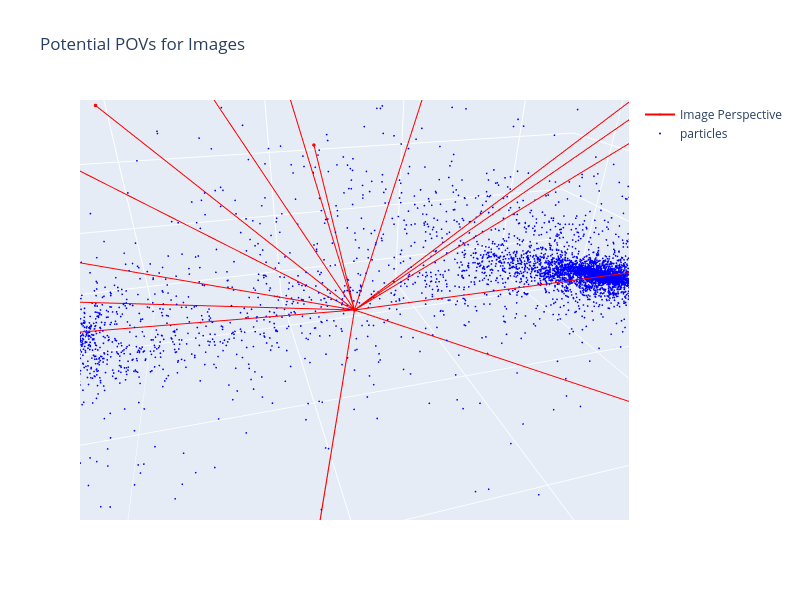

The notebook cell this image was saved under:
### Code cell
def rotate_vector(angle_degrees, axis = 'x', vector = np.array([0, 0, -1]) ):
    # Convert angle to radians
    
    if angle_degrees < 0: angle_degrees += 360
    angle_radians = np.radians(angle_degrees)
    
    # Define the rotation matrix based on the axis
    if axis == 'x':
        rotation_matrix = np.array([[1, 0, 0],
                                    [0, np.cos(angle_radians), -np.sin(angle_radians)],
                                    [0, np.sin(angle_radians), np.cos(angle_radians)]])
    elif axis == 'y':
        rotation_matrix = np.array([[np.cos(angle_radians), 0, np.sin(angle_radians)],
                                    [0, 1, 0],
                                    [-np.sin(angle_radians), 0, np.cos(angle_radians)]])
    elif axis == 'z':
        rotation_matrix = np.array([[np.cos(angle_radians), -np.sin(angle_radians), 0],
                                    [np.sin(angle_radians), np.cos(angle_radians), 0],
                                    [0, 0, 1]])
    else:
        raise ValueError("Axis must be 'x', 'y', or 'z'")

    # Rotate the vector using the rotation matrix
    rotated_vector = np.dot(rotation_matrix, vector)
    
    return rotated_vector

import numpy as np

def fibonacci_sphere(n_points):
    """
    Return ~evenly spaced unit vectors on the sphere using a Fibonacci lattice.
    """
    pts = []
    golden_angle = np.pi * (3.0 - np.sqrt(5.0))  # ~2.399963

    for i in range(n_points):
        z = 1.0 - 2.0 * (i + 0.5) / n_points  # uniform in z in [-1, 1]
        r = np.sqrt(1.0 - z*z)
        phi = i * golden_angle

        x = r * np.cos(phi)
        y = r * np.sin(phi)
        pts.append(np.array([x, y, z]))

    return np.array(pts)

    
if buildEnv and True:
    import plotly.graph_objects as go
    fig = go.Figure()
    
    vname = False
                
    vecs = fibonacci_sphere(32)  # pick however many views you want
    vecs = vecs[:16]
    scale = 50
    
    for v in vecs:
        
        v = scale*v

        # if dx == 90 or dy == 90: continue

        # First rotate around x, then around y (or swap order if you prefer)
        # v = rotate_vector(dx,  axis='x', vector=base)
        # v = rotate_vector(dy, axis='y', vector=v)
        
        if not vname:
            fig.add_trace(go.Scatter3d(
                x=[0, v[0]], y=[0, v[1]], z=[0, v[2]],
                marker=dict(size=2),
                # showlegend=False,
                name = 'Image Perspective',
                line=dict(color='red', width=2),
            ))
            vname = True
        else:
            fig.add_trace(go.Scatter3d(
                x=[0, v[0]], y=[0, v[1]], z=[0, v[2]],
                marker=dict(size=2),
                showlegend=False,
                line=dict(color='red', width=2),
            ))

    # Set plot layout
    l = 50
    fig.update_layout(
        scene=dict(
            xaxis=dict(range=[-l, l], title='X'),
            yaxis=dict(range=[-l, l], title='Y'),
            zaxis=dict(range=[-l, l], title='Z')
        ),
        title="Interactive 3D Vector Plot",
        width=800,  # Change this value to adjust width
        height=600  # Change this value to adjust height
    )
    
    # Let's grab a subsample of particles to visualize transformations
    n = 10000
    indices = np.random.choice( pts.shape[0], n, replace=False)
    pt0 = pts[indices]
    print( pt0)
    
    fig.add_trace(
        go.Scatter3d(
        x=pt0[:,0],
        y=pt0[:,1],
        z=pt0[:,2],
        mode='markers',
        marker=dict(size=1, color='blue'),
        name='particles'
    )
    )
    
    fig.update_layout(title="Potential POVs for Images")


    # Show the interactive plot
    fig.show()

#     yz_vectors = generate_yz_unit_vectors(num_yz_angles)
#     xz_vectors = generate_xz_unit_vectors(num_xz_angles)

#     # Create the interactive plot
#     plot_vectors_interactive(yz_vectors, xz_vectors)

### Figure 1 — Plotly figure (JSON) as saved in the notebook; plotly's stock layout.template omitted (floating-point values rounded to 4 significant figures; data arrays with more than 128 entries replaced by an {"elided": "..."} marker saying what was removed)
{"data": [{"line": {"color": "red", "width": 2}, "marker": {"size": 2}, "name": "Image Perspective", "type": "scatter3d", "x": [0, 12.4], "y": [0, 0], "z": [0, 48.44]}, {"line": {"color": "red", "width": 2}, "marker": {"size": 2}, "showlegend": false, "type": "scatter3d", "x": [0, -15.59], "y": [0, 14.28], "z": [0, 45.31]}, {"line": {"color": "red", "width": 2}, "marker": {"size": 2}, "showlegend": false, "type": "scatter3d", "x": [0, 2.346], "y": [0, -26.73], "z": [0, 42.19]}, {"line": {"color": "red", "width": 2}, "marker": {"size": 2}, "showlegend": false, "type": "scatter3d", "x": [0, 18.99], "y": [0, 24.77], "z": [0, 39.06]}, {"line": {"color": "red", "width": 2}, "marker": {"size": 2}, "showlegend": false, "type": "scatter3d", "x": [0, -34.23], "y": [0, -6.055], "z": [0, 35.94]}, {"line": {"color": "red", "width": 2}, "marker": {"size": 2}, "showlegend": false, "type": "scatter3d", "x": [0, 31.83], "y": [0, -20.25], "z": [0, 32.81]}, {"line": {"color": "red", "width": 2}, "marker": {"size": 2}, "showlegend": false, "type": "scatter3d", "x": [0, -10.44], "y": [0, 38.85], "z": [0, 29.69]}, {"line": {"color": "red", "width": 2}, "marker": {"size": 2}, "showlegend": false, "type": "scatter3d", "x": [0, -19.52], "y": [0, -37.59], "z": [0, 26.56]}, {"line": {"color": "red", "width": 2}, "marker": {"size": 2}, "showlegend": false, "type": "scatter3d", "x": [0, 41.49], "y": [0, 15.15], "z": [0, 23.44]}, {"line": {"color": "red", "width": 2}, "marker": {"size": 2}, "showlegend": false, "type": "scatter3d", "x": [0, -42.23], "y": [0, 17.43], "z": [0, 20.31]}, {"line": {"color": "red", "width": 2}, "marker": {"size": 2}, "showlegend": false, "type": "scatter3d", "x": [0, 19.9], "y": [0, -42.53], "z": [0, 17.19]}, {"line": {"color": "red", "width": 2}, "marker": {"size": 2}, "showlegend": false, "type": "scatter3d", "x": [0, 14.36], "y": [0, 45.78], "z": [0, 14.06]}, {"line": {"color": "red", "width": 2}, "marker": {"size": 2}, "showlegend": false, "type": "scatter3d", "x": [0, -42.21], "y": [0, -24.46], "z": [0, 10.94]}, {"line": {"color": "red", "width": 2}, "marker": {"size": 2}, "showlegend": false, "type": "scatter3d", "x": [0, 48.23], "y": [0, -10.6], "z": [0, 7.812]}, {"line": {"color": "red", "width": 2}, "marker": {"size": 2}, "showlegend": false, "type": "scatter3d", "x": [0, -28.63], "y": [0, 40.72], "z": [0, 4.688]}, {"line": {"color": "red", "width": 2}, "marker": {"size": 2}, "showlegend": false, "type": "scatter3d", "x": [0, -6.422], "y": [0, -49.56], "z": [0, 1.562]}, {"marker": {"color": "blue", "size": 1}, "mode": "markers", "name": "particles", "type": "scatter3d", "x": {"elided": "10000 float values"}, "y": {"elided": "10000 float values"}, "z": {"elided": "10000 float values"}}], "layout": {"height": 600, "scene": {"aspectmode": "auto", "aspectratio": {"x": 1.327, "y": 1.212, "z": 0.6221}, "camera": {"center": {"x": 0, "y": 0, "z": 0}, "eye": {"x": 0.1035, "y": 0.3759, "z": 0.2303}, "projection": {"type": "perspective"}, "up": {"x": 0, "y": 0, "z": 1}}, "xaxis": {"range": [-50, 50], "title": {"text": "X"}, "type": "linear"}, "yaxis": {"range": [-50, 50], "title": {"text": "Y"}, "type": "linear"}, "zaxis": {"range": [-50, 50], "title": {"text": "Z"}, "type": "linear"}}, "title": {"text": "Potential POVs for Images"}, "width": 800}}
